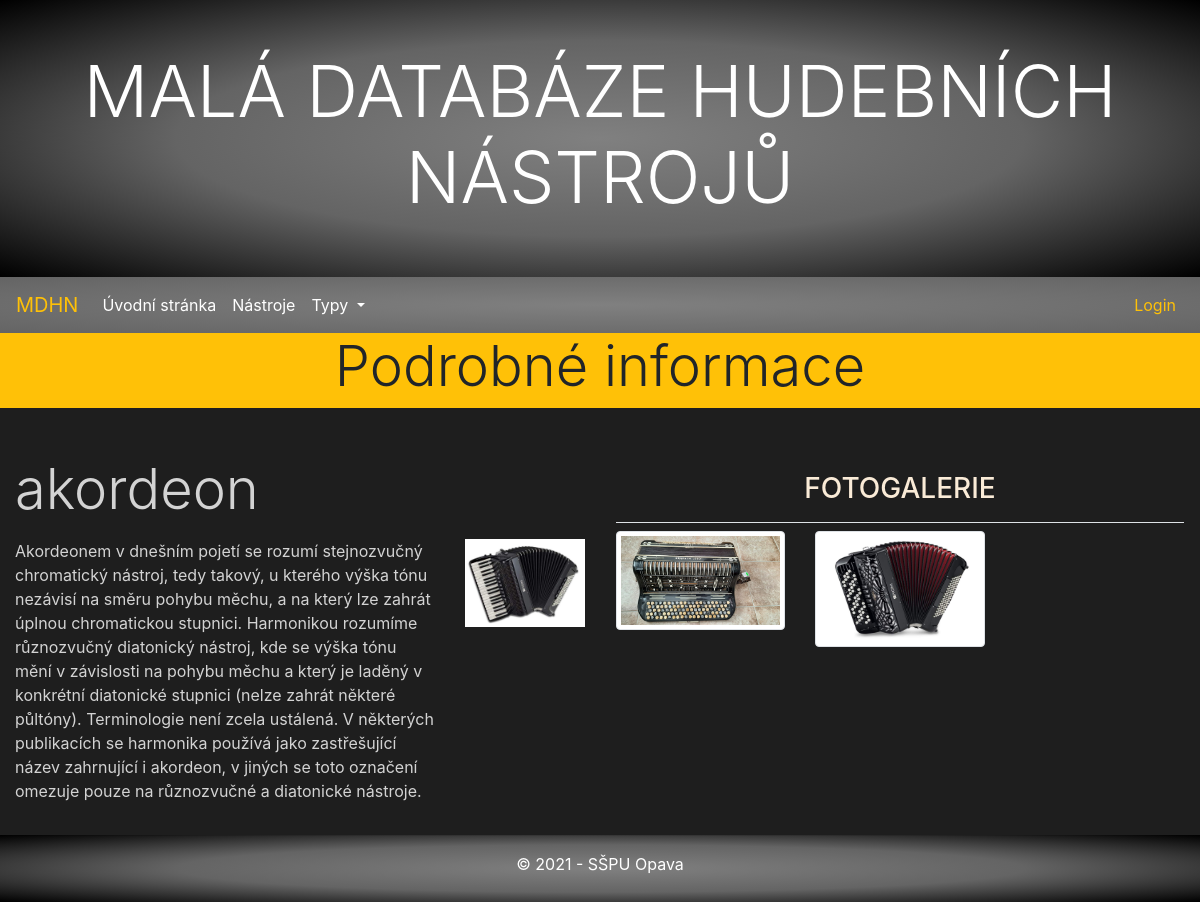
/music/instruments/8/, run on the app's committed database.
### music/models.py (models this page shows, shortened)
class Instrument(models.Model):
    title = models.CharField(max_length=200, verbose_name="Title")
    history = models.TextField(blank=True, null=True, verbose_name="History")
    poster = models.ImageField(upload_to=poster_path, blank=True, null=True, verbose_name="Poster")
    type = models.ManyToManyField(Type, help_text='Select a type for this instrument')
    class Meta:
        ordering = ["title"]

class Attachment(models.Model):
    title = models.CharField(max_length=200, verbose_name="Title")
    last_update = models.DateTimeField(auto_now=True)
    file = models.FileField(upload_to=attachment_path, null=True, verbose_name="File")
    TYPE_OF_ATTACHMENT = (
        ('audio', 'Audio'),
        ('image', 'Image'),
        ('text', 'Text'),
        ('video', 'Video'),
        ('other', 'Other'),
    )
    type = models.CharField(max_length=5, choices=TYPE_OF_ATTACHMENT, blank=True, default='image', help_text='Select allowed attachment type', verbose_name="Attachment type")
    instrument = models.ForeignKey(Instrument, on_delete=models.CASCADE)
    class Meta:
        ordering = ["-last_update", "type"]

### music/views.py (the view)
# urls.py: path('instruments/<int:pk>/', views.InstrumentDetailView.as_view(), name='instrument-detail'),
class InstrumentDetailView(DetailView):
    model = Instrument
    context_object_name = 'instrument_detail'
    template_name = 'instrument/detail.html'

### music/context_processors.py (called while the page is built)
def types(request):
    return {'types': Type.objects.all()}

### music/templates/instrument/detail.html (shortened to what this page needs)
{% extends "base.html" %} {% block title %}Detail vybraného hudebního nástroje{% endblock %} {% block css %}
<link href="https://cdnjs.cloudflare.com/ajax/libs/ekko-lightbox/5.3.0/ekko-lightbox.css" rel="stylesheet"> {% endblock %} {% block content %}
<div class="row mb-3">
    <div class="col-sm-12 bg-warning">
        <h2 class="display-4 text-center">Podrobné informace</h2>
    </div>
</div>
<div class="row mt-5 mb-3">
    <div class="col-lg-6 mb-3">
        <h2 class="detail display-4 mb-3">{{ instrument_detail.title }}</h2>
        <div class="row">
            <div class="detail col-md-9">{{ instrument_detail.history }}</div>
            <div class="col-md-3">
                {% if instrument_detail.poster %}
                <a href="{{ instrument_detail.poster.url }}" data-toggle="lightbox" data-gallery="gallery">
                    <img src="{{ instrument_detail.poster.url }}" class="img-fluid" alt="Ilustrační obázek nástroje">
                </a>
                {% endif %}
            </div>
        </div>
    </div>
    <div class="fotogalerie col-lg-6 p-3">
        <h3 class="fotogalerie-nazev border-bottom pb-3 text-secondary text-uppercase">Fotogalerie</h3>
        <div class="row">
            {% for image in instrument_detail.attachment_set.all %}
            <div class="col-lg-6 col-xl-4">
                <a href="{{ image.file.url }}" data-toggle="lightbox" data-gallery="gallery">
                    <img src="{{ image.file.url }}" class="img-fluid img-thumbnail" alt="{{ image.title }}">
                </a>
            </div>
            {% endfor %}
        </div>
    </div>
</div>
</div>
{% endblock %}

### music/static/css/styles.css (style rules this page uses)
body { background-color: #1e1e1e; }
a { color: gray; }
.detail { color: lightgray; }
.fotogalerie { background-color: #1e1e1e; }
.fotogalerie-nazev { text-align: center; color: antiquewhite !important; }

### data on the page
Instrument: title "akordeon", history "Akordeonem v dnešním pojetí se rozumí stejnozvučný chromatický nástroj, tedy takový, u kterého výška tónu nezávisí na směru pohybu měchu, a na který lze zahrát úplnou chromatickou stupnici. Harmonikou rozumíme různozvučný diatonický nástroj, kde se výška tónu mění v závislosti na pohybu měchu a který je laděný v konkrétní diatonické stupnici (nelze zahrát některé půltóny). Terminologie není zcela ustálená. V některých publikacích se harmonika používá jako zastřešující název zahrnující i akordeon, v jiných se toto označení omezuje pouze na různozvučné a diatonické nástroje.", poster (picture)
Attachment: file (picture)
Attachment: file (picture)
